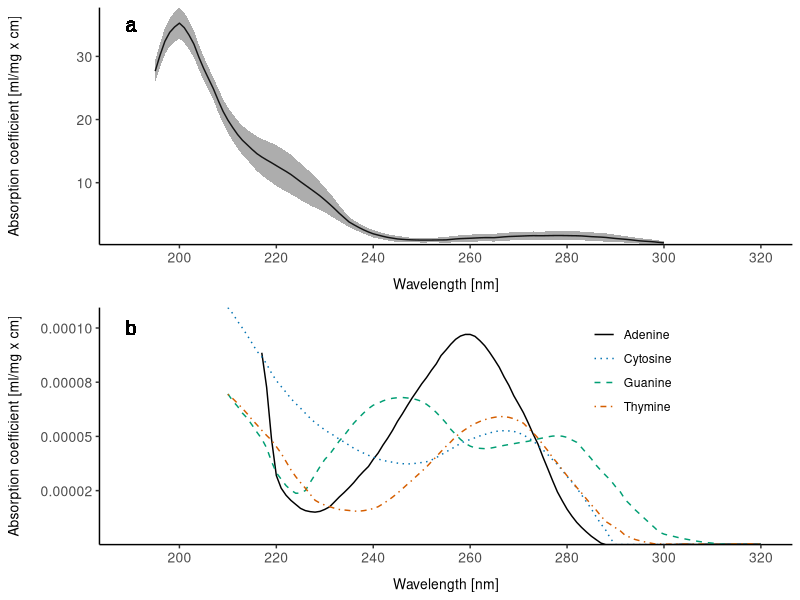
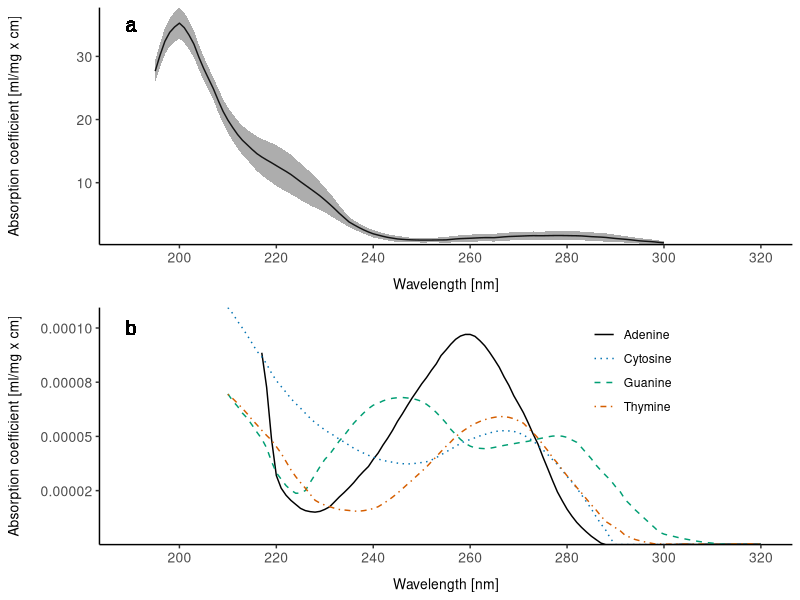

Write R code to recreate these figures, in order.
library(tidyverse)
library(readxl)
library(gridExtra)
library(cowplot)
library(scales)

# protein absorption data frame; data available from https://github.com/lennijusten/DNA-absorbance/ ; See file "data-table.csv"
pa <- read.csv("../data/protein-absorption-data-table.csv")

str(pa) # check column names

pa_plot <- ggplot(pa, aes(x = Wavelength, y = Mean.Absorption.Coefficient)) +
  geom_line() +
  geom_ribbon(aes(ymin = Mean.Absorption.Coefficient - Absorption.Coefficient.Std.Dev, ymax = Mean.Absorption.Coefficient + Absorption.Coefficient.Std.Dev), alpha=0.4) +
  geom_text(aes(x = 190, y = 35, label = "a"), size = 5, family = "Arial", color = "black") +
  scale_x_continuous(limits = c(190, 320), breaks = seq(from = 200, to = 320, by = 20)) +
  scale_y_continuous(expand = c(0,0)) +
  labs(x = "Wavelength [nm]",
       y = "Absorption coefficient [ml/mg x cm]") +
  theme_classic() +
  theme(axis.text = element_text(size = 10), # Increase tick label font size
        axis.title.x = element_text(size = 10, margin = margin(t = 10)), # Increase X axis label font size and add space
        axis.title.y = element_text(size = 10, margin = margin(r = 15))  # Increase Y axis label font size and add space
  )

# DNA absorption data frame
da <- read.csv("../data/dna-absorption-data-table.csv")

str(da) # check column names

da_plot <- ggplot(da) +
  geom_line(aes(x = Wavelength, y = Adenine, color = "Adenine", linetype = "Adenine")) +
  geom_line(aes(x = Wavelength, y = Cytosine, color = "Cytosine", linetype = "Cytosine")) +
  geom_line(aes(x = Wavelength, y = Guanine, color = "Guanine", linetype = "Guanine")) +
  geom_line(aes(x = Wavelength, y = Thymine, color = "Thymine", linetype = "Thymine")) +
  geom_text(aes(x = 190, y = 0.0001, label = "b"), size = 5, family = "Arial", color = "black") +
  scale_x_continuous(limits = c(190, 320), breaks = seq(from = 200, to = 320, by = 20)) +
  scale_y_continuous(expand = c(0,0), labels = number_format(accuracy = 0.00001, big.mark = ",")) +
  labs(x = "Wavelength [nm]",
       y = "Absorption coefficient [ml/mg x cm]") +
  scale_color_manual(values = c("Adenine" = "black", "Cytosine" = "#0072B2", "Guanine" = "#009E73", "Thymine" = "#D55E00"),
                     name = "",
                     labels = c("Adenine", "Cytosine", "Guanine", "Thymine")) +
  scale_linetype_manual(values = c("Adenine" = "solid", "Cytosine" = "dotted", "Guanine" = "dashed", "Thymine" = "dotdash"),
                        name = "",
                        labels = c("Adenine", "Cytosine", "Guanine", "Thymine")) +
  theme_classic() +
  theme(legend.position = c(0.7, 0.5),
        legend.justification = c(0, 0),
        legend.background = element_rect(fill = "transparent", color = "transparent"),
        legend.box.background = element_rect(fill = "transparent", color = "transparent"),
        axis.text = element_text(size = 10), 
        axis.title.x = element_text(size = 10, margin = margin(t = 10)), 
        axis.title.y = element_text(size = 10, margin = margin(r = 15))  
  )

# Arrange the plots
plot_grid(pa_plot, da_plot, ncol = 1, align = 'v')


ggsave("../figure image files/protein_and_dna_absorption.pdf", plot_grid(pa_plot, da_plot, ncol = 1, align = 'v'), width = 130, height = 150, unit = "mm", dpi = 600)